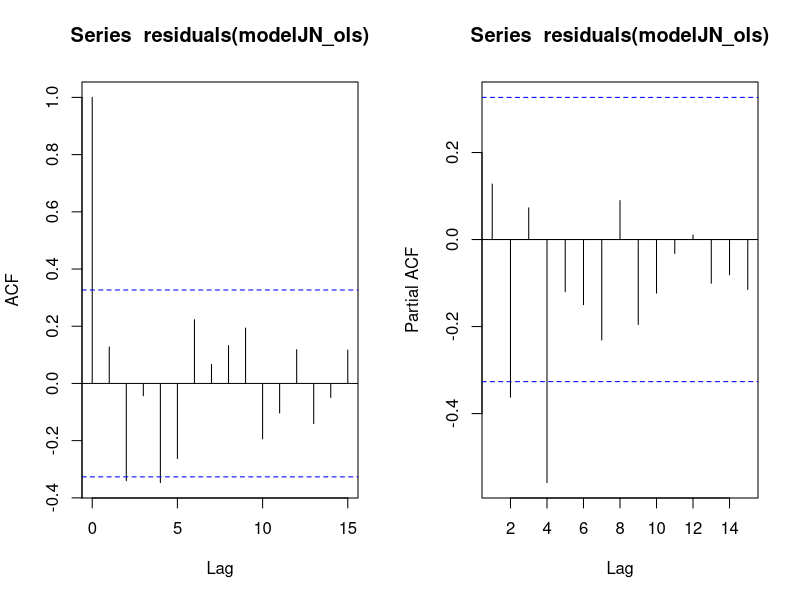
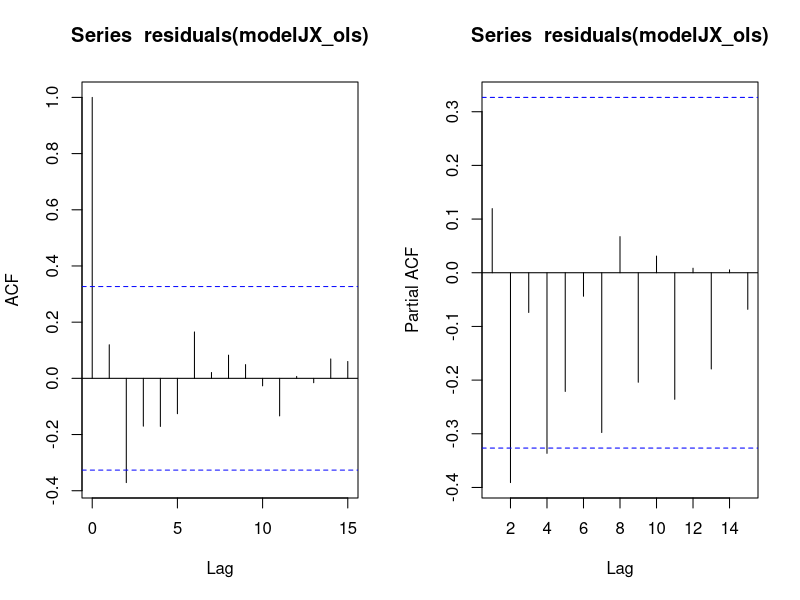
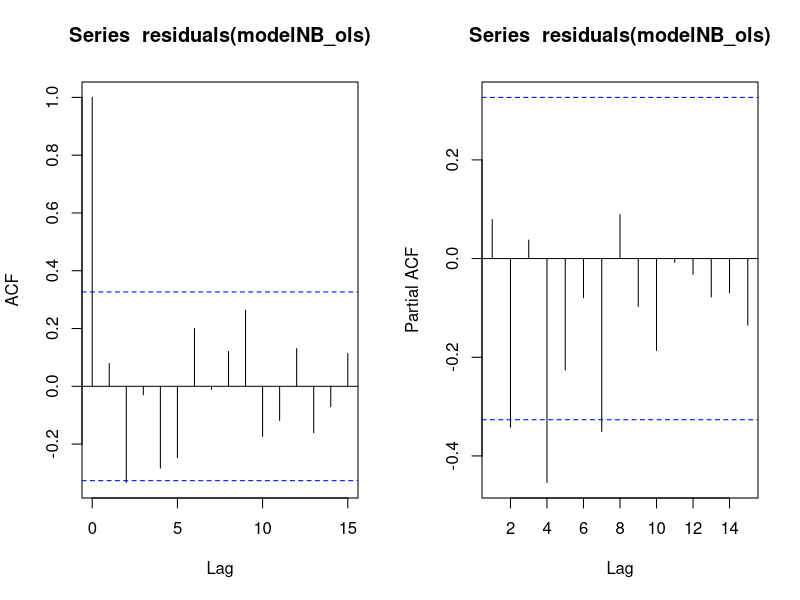
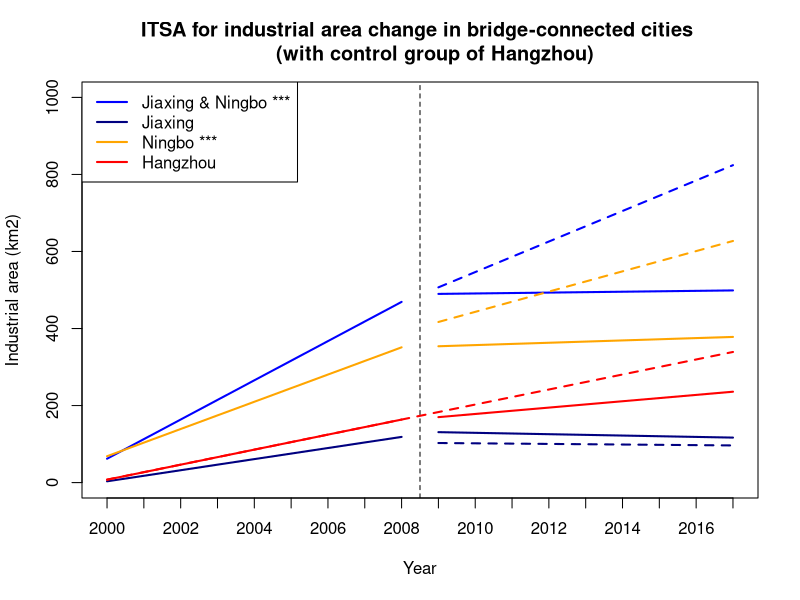

Write R code to recreate these figures, in order.
#########################################################################
# Interrupted Time-series Analysis on Industrial land in bridge-connected cities
# Yuting Zou
# March 2020
#########################################################################

########################## Part1: Set the script environment and workspace ##############################
# Load library what is needed later
install.packages("car")
library(car)
library(nlme)

#Set the workspace for the data file
setwd('D:/college/Thesis/R code/data/InterruptedTime-seriesAnalysis/ITSA_LULC')

#################################### Part2: Load data from the file #####################################
# Load data from data file
dataJNHZ <- read.csv('INJNHZ.csv',header = T)
dataJXHZ <- read.csv('INJXHZ.csv',header = T)
dataNBHZ <- read.csv('INNBHZ.csv',header = T)

############################################# Part3: Initial Plot #######################################
# Plot the time series for the Impervious Surface area in Jiaxing
# plot(dataJNHZ$time[1:18],dataJNHZ$AG[1:18],
#      ylab = "Agricultural land for Jiaxing and Ningbo",
#      ylim = c(2000,9000),
#      xlab = 'Year',
#      type = 'l',
#      col = 'blue',
#      xaxt = 'n',
#      main = 'Area change of Agricultural land in Jiaxing & Ningbo and Hangzhou 
#      from 2000-2017')

# # Add in control group Impervious surface area in Hangzhou
# points(dataJNHZ$time[19:36],dataJNHZ$AG[19:36],
#        type = 'l',
#        col = 'red')
# 
# # Add in legend
# legend("bottomright",legend = c('Jiaxing & Ningbo','Hangzhou'),
#        col = c('blue', 'red'), pch = 20)
# 
# # Add x-axies year labels
# axis(1, at = 1:18, labels = dataJNHZ$year[1:18])
# 
# # Add individual point for the figure
# points(dataJNHZ$time[1:18],dataJNHZ$AG[1:18],
#        col = 'blue',
#        pch = 20)
# 
# points(dataJNHZ$time[19:36], dataJNHZ$AG[19:36],
#        col = 'red',
#        pch = 20)
# 
# # Lable the time when the bridge is open to traffic
# abline(v = 9.5,lty = 2)
# 
# # Add in legend
# legend("bottomright",legend = c('Jiaxing & Ningbo','Hangzhou'),
#        col = c('blue', 'red'), pch = 20)

#################################### Part 4: Preliminary Analysis (check autocorrelation)######################################
#############################Jiaxing and Ningbo
# Standard OLS regression model
modelJN_ols <- lm(IN ~ time + NBJX + NBJXtime + level + trend + NBJXlevel + NBJXtrend, data = dataJNHZ)
# ACF plots
par(mfrow = c(1,2),ask = F)
acf(residuals(modelJN_ols))
acf(residuals(modelJN_ols),type = 'partial')

#############################Jiaxing
# Standard OLS regression model for Jiaxing 
modelJX_ols <- lm(IN ~ time + Jiaxing + Jiaxingtime + level + trend + Jiaxinglevel + Jiaxingtrend, data = dataJXHZ)
# ACF plots
par(mfrow = c(1,2),ask = F)
acf(residuals(modelJX_ols))
acf(residuals(modelJX_ols),type = 'partial')

#############################Ningbo
modelNB_ols <- lm(IN ~ time + Ningbo + Ningbotime + level + trend + Ningbolevel + Ningbotrend, data = dataNBHZ)
# ACF plots
par(mfrow = c(1,2),ask = F)
acf(residuals(modelNB_ols))
acf(residuals(modelNB_ols),type = 'partial')
######################################### Part 5: Modeling #############################################
#############################Jiaxing and Ningbo
JNmodel_p4 = gls(IN ~ time + NBJX + NBJXtime + level + trend + NBJXlevel + NBJXtrend,  
                 data = dataJNHZ, correlation=corARMA(p=4,form=~time|NBJX), method = 'ML')
summary(JNmodel_p4)
confint(JNmodel_p4)

#############################Jiaxing 
JXmodel_q1p1 = gls(IN ~ time + Jiaxing + Jiaxingtime + level + trend + Jiaxinglevel + Jiaxingtrend, 
                 data = dataJXHZ, correlation=corARMA(p=1,q=1,form=~time|Jiaxing), method = 'ML')
summary(JXmodel_q1p1)
confint(JXmodel_q1p1)
#############################Ningbo
# Fit the GLS regression model
NBmodel_p8 = gls(IN ~ time + Ningbo + Ningbotime + level + trend + Ningbolevel + Ningbotrend, 
                 data = dataNBHZ, correlation=corARMA(p=8,form=~time|Ningbo),method = 'ML')
summary(NBmodel_p8)
confint(NBmodel_p8)
####################################### Part 6: Diagnostic tests #########################################
# Likelihood-ratio tests to check whether the parameters of the AR process for the errors are necessary and sufficient
#model_p10q1 <- update(model_q1p1,correlation=corARMA(q=5,p=4,form=~time|NBJX))
#anova(model_q1p1,model_p10q1)
#AIC(model_q1p1)
#AIC(model_p10q1)
####################################### Part 7: Plot results ############################################
# First plot the raw data points for the Ningbo
par(mfrow=c(1,1))
plot(dataJNHZ$time[1:18],dataJNHZ$IN[1:18],
     ylim=c(0,1000),
     ylab="Industrial area (km2)",
     xlab="Year",
     pch=20,
     col="white",
     xaxt="n",
     main = "ITSA for industrial area change in bridge-connected cities 
     (with control group of Hangzhou)")

# Add x-axis year labels
axis(1, at=1:18, labels=dataJNHZ$year[1:18])
# Label the policy change
abline(v=9.5,lty=2)

# # Add in the points for control and other intervention groups
# points(dataJNHZ$time[19:36],dataJNHZ$IN[19:36],
#        col="pink",
#        pch=20)
# points(dataJXHZ$time[1:18],dataJXHZ$IN[1:18],
#        col="navy",
#        pch=20)
# points(dataNBHZ$time[1:18],dataNBHZ$IN[1:18],
#        col="orange",
#        pch=20)

# Plot the first line segment for the intervention groups
lines(dataJNHZ$time[1:9], fitted(JNmodel_p4)[1:9], col="blue",lwd=2)
lines(dataJXHZ$time[1:9], fitted(JXmodel_q1p1)[1:9], col="navy",lwd=2)
lines(dataNBHZ$time[1:9], fitted(NBmodel_p8)[1:9], col="orange",lwd=2)

# Add the second line segment for the intervention groupS
lines(dataJNHZ$time[10:18], fitted(JNmodel_p4)[10:18], col="blue",lwd=2)
lines(dataJXHZ$time[10:18], fitted(JXmodel_q1p1)[10:18], col="navy",lwd=2)
lines(dataNBHZ$time[10:18], fitted(NBmodel_p8)[10:18], col="orange",lwd=2)

# Add the counterfactual for the intervention groups
segments(10, JNmodel_p4$coef[1] + JNmodel_p4$coef[2]*10 + JNmodel_p4$coef[3]+JNmodel_p4$coef[4]*10 + 
           JNmodel_p4$coef[5] + JNmodel_p4$coef[6],
         18, JNmodel_p4$coef[1] + JNmodel_p4$coef[2]*18 + JNmodel_p4$coef[3]+JNmodel_p4$coef[4]*18 + 
           JNmodel_p4$coef[5] + JNmodel_p4$coef[6]*9,
         lty=2,col='blue',lwd=2)
segments(10, JXmodel_q1p1$coef[1] + JXmodel_q1p1$coef[2]*10 + JXmodel_q1p1$coef[3]+JXmodel_q1p1$coef[4]*10 + 
           JXmodel_q1p1$coef[5] + JXmodel_q1p1$coef[6],
         18, JXmodel_q1p1$coef[1] + JXmodel_q1p1$coef[2]*18 + JXmodel_q1p1$coef[3]+JXmodel_q1p1$coef[4]*18 + 
           JXmodel_q1p1$coef[5] + JXmodel_q1p1$coef[6]*9,
         lty=2,col='navy',lwd=2)
segments(10, NBmodel_p8$coef[1] + NBmodel_p8$coef[2]*10 + NBmodel_p8$coef[3]+NBmodel_p8$coef[4]*10 + 
           NBmodel_p8$coef[5] + NBmodel_p8$coef[6],
         18, NBmodel_p8$coef[1] + NBmodel_p8$coef[2]*18 + NBmodel_p8$coef[3]+NBmodel_p8$coef[4]*18 + 
           NBmodel_p8$coef[5] + NBmodel_p8$coef[6]*9,
         lty=2,col='orange',lwd=2)

# Plot the first line segment for the control group
lines(dataJNHZ$time[19:27], fitted(JNmodel_p4)[19:27], col="red",lwd=2)

# Add the second line segment for the control
lines(dataJNHZ$time[28:36], fitted(JNmodel_p4)[28:36], col="red",lwd=2)

# Add the counterfactual for the control group
segments(1, JNmodel_p4$coef[1]+JNmodel_p4$coef[2],
         18,JNmodel_p4$coef[1]+JNmodel_p4$coef[2]*18,
         lty=2,col='red',lwd=2)

# Add in a legend
legend("topleft", legend=c("Jiaxing & Ningbo ***","Jiaxing","Ningbo ***","Hangzhou"), col=c("blue","navy","orange","red"),lwd=2)
